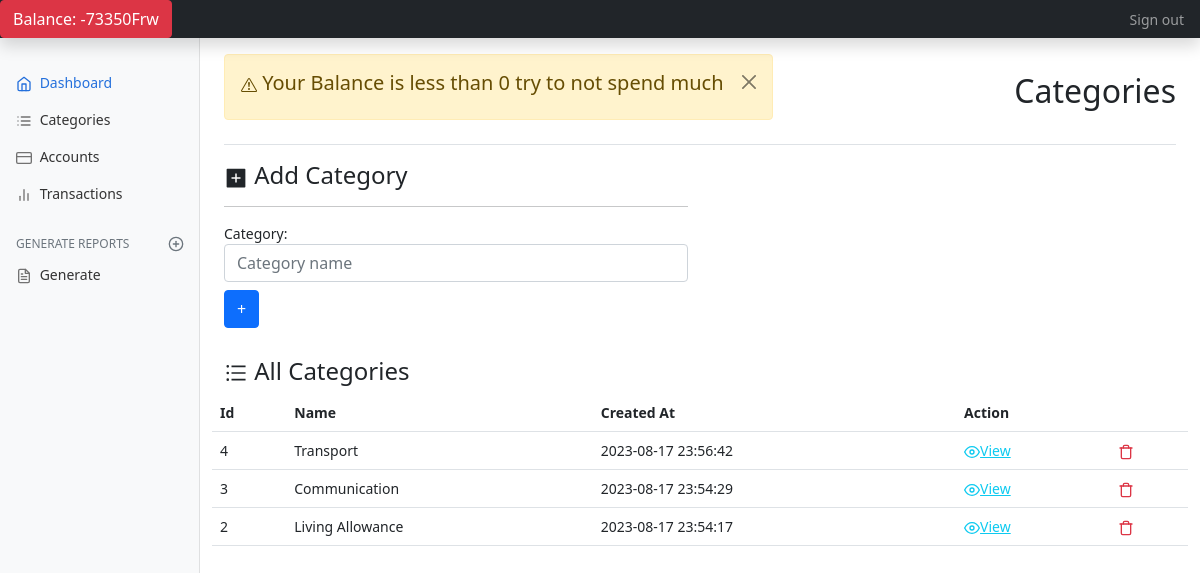
Page /categories.php (signed in) on the committed database.
### tables this page shows
CREATE TABLE `category` (
  `id` int(11) NOT NULL,
  `category_name` varchar(60) NOT NULL,
  `created_at` datetime NOT NULL
);

### categories.php (the view, shortened to what this page needs)
<?php include("includes/header.php")?>
        <h1 class="h2">Categories</h1>
      </div>
        <div class="row">
            <div class="col-md-6">
            <h4>
                Add Category</h2>
                <hr>
            <form method="post">
                <div class="form-row align-items-center">
                    <div class="col-auto">
                    <label class="sr-only" for="inlineFormInput">Category:</label>
                    <input type="text" class="form-control mb-2" name="category_name" id="inlineFormInput" placeholder="Category name" required>
                    </div>
                    <div class="col-auto">
                        <input type="submit" name="add_category" class="btn btn-primary mb-2" value="+">
                    </div>
                </div>
            </form>
            </div>
        </div><br>
      <div class="row">
      <h4>
                All Categories</h2>
                <table class="table table-hover">
                    <tr>
                        <th>Id</th>
                        <th>Name</th>
                        <th>Created At</th>
                        <th colspan="2">Action</th>
                    </tr>
                    <?php
                        $select_query = mysqli_query($connection, "SELECT * FROM category ORDER BY id DESC");
                        while($row = mysqli_fetch_array($select_query)){
                            $id = $row['id'];
                            $category = $row['category_name'];
                            $created_at = $row['created_at'];
                    ?>
                    <tr>
                        <td><?php echo $id ;?></td>
                        <td><?php echo $category ;?></td>
                        <td><?php echo $created_at ;?></td>
                        <td><a href="view-category.php?id=<?php echo $id?>" class="plus-cat text-info" ><span data-feather="eye"></span>View</a></td>
                        <td><a href="categories.php?delete=<?php echo $id; ?>" class="text-danger"><span data-feather="trash" onclick="return confirmDelete();"></span></a></td>
                    </tr>
                    <?php
                        }
                    ?>
                </table>
      </div>
    </main>
  </div>
</div>
<?php include"includes/footer.php";?>

### assets/css/dashboard.css (style rules this page uses)
body { font-size: .875rem; }
.feather { width: 16px; height: 16px; vertical-align: text-bottom; }

### rows in the picture
category: id "4", category_name "Transport", created_at "2023-08-17 23:56:42"
category: id "3", category_name "Communication", created_at "2023-08-17 23:54:29"
category: id "2", category_name "Living Allowance", created_at "2023-08-17 23:54:17"

### other values in the picture
$_SESSION['balance'] "-73350"
